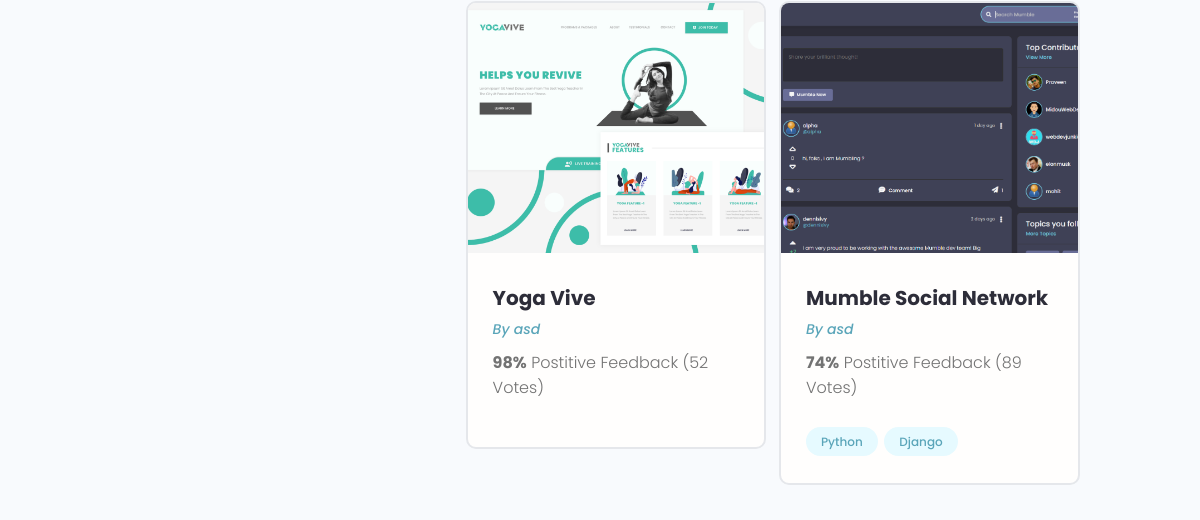
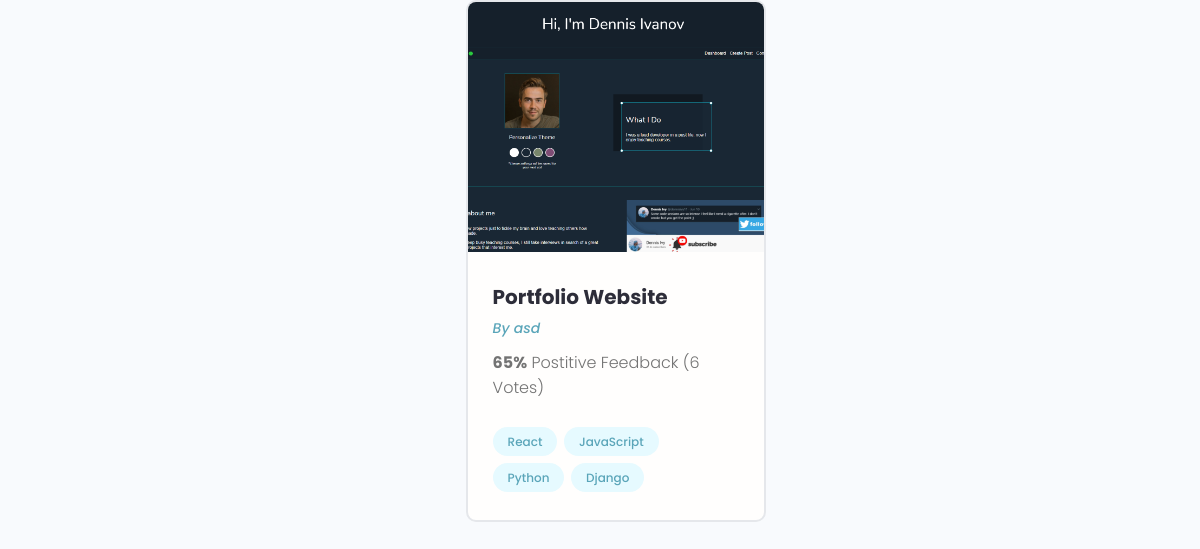
The page /profile/e5886959-0f18-46dd-ba18-6c4914ac4a75/ (lower part) on the database as committed earlier (2 pictures, top to bottom).
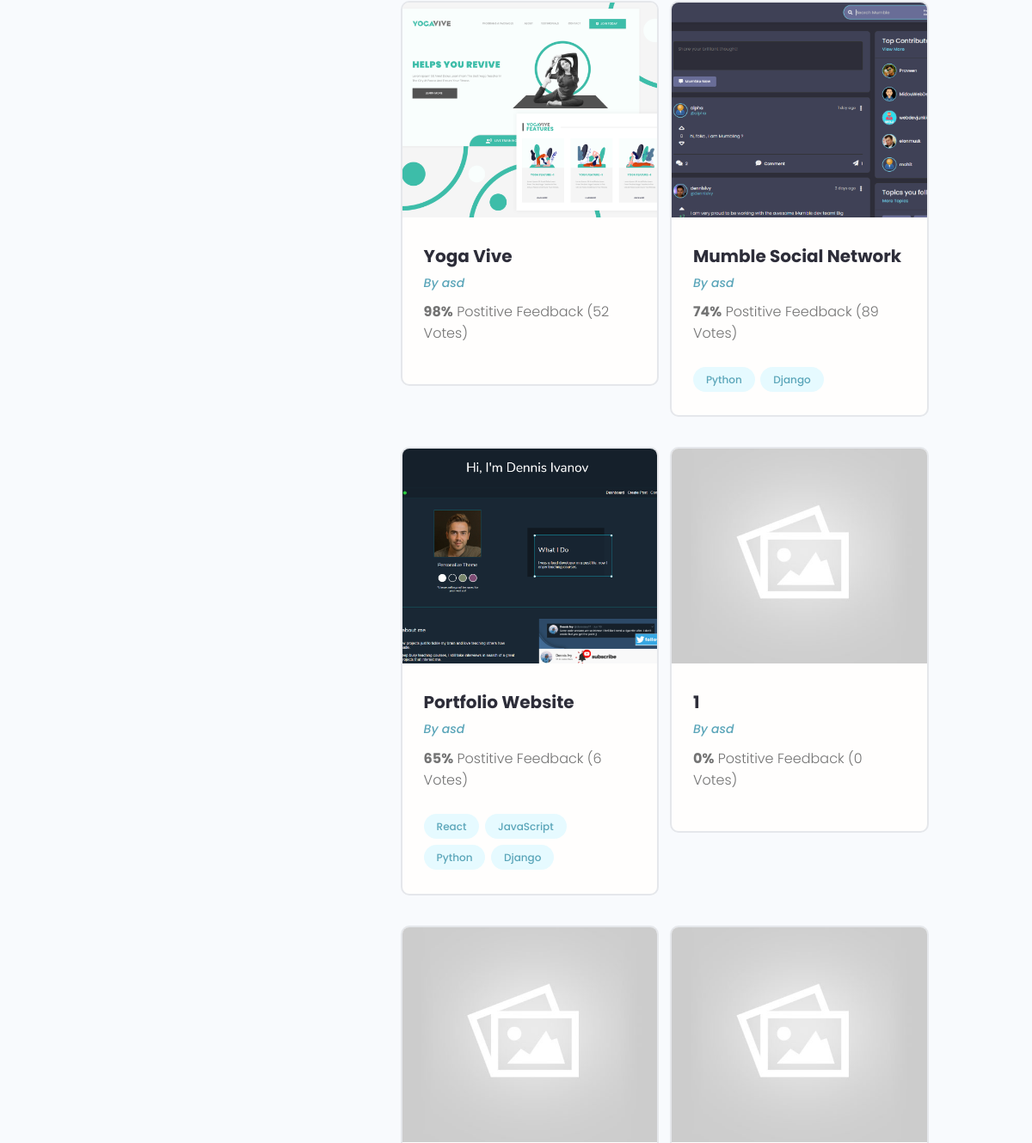
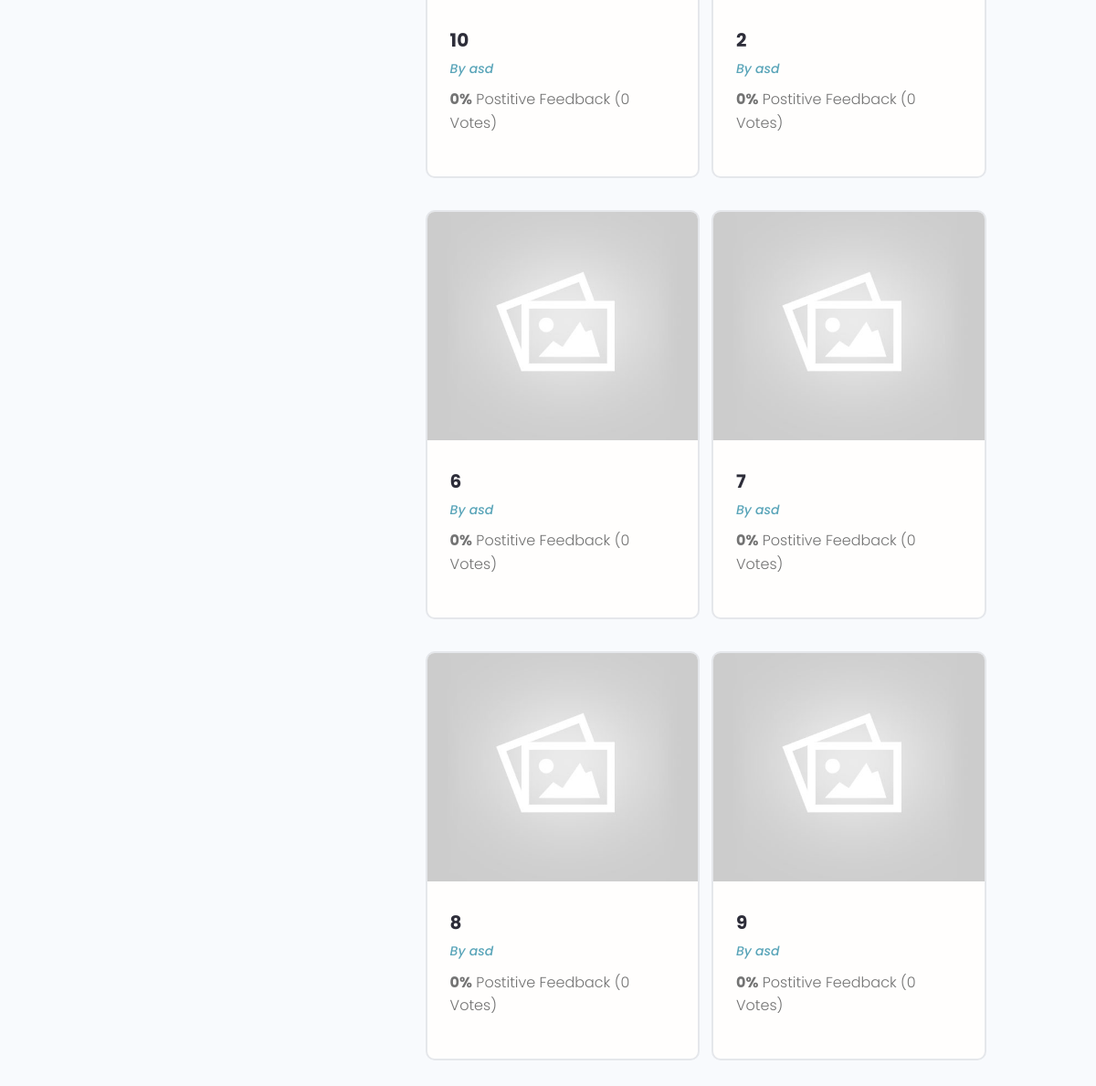
The same page on the database as committed later (2 pictures, top to bottom).
### projects/models.py (models this page shows, shortened)
class Project(models.Model):
    owner = models.ForeignKey(Profile, null=True, blank=True, on_delete=models.CASCADE)
    title = models.CharField(max_length=200)
    description = models.TextField(null=True, blank=True)
    featured_image = models.ImageField(null=True, blank=True, default='default.jpg')
    demo_link = models.CharField(max_length=2000, null=True, blank=True)
    source_link = models.CharField(max_length=2000, null=True, blank=True)
    tags = models.ManyToManyField('Tag', blank=True)
    vote_total = models.IntegerField(default=0, null=True, blank=True)
    vote_ratio = models.IntegerField(default=0, null=True, blank=True)
    create = models.DateTimeField(auto_now_add=True)
    id = models.UUIDField(default=uuid.uuid4, unique=True, primary_key=True, editable=False)
    class Meta:
        ordering = ['-vote_ratio', '-vote_total', 'title']

class Tag(models.Model):
    name = models.CharField(max_length=200)
    create = models.DateTimeField(auto_now_add=True)
    id = models.UUIDField(default=uuid.uuid4, unique=True, primary_key=True, editable=False)
    def __str__(self):
        return self.name

### users/models.py (models this page shows, shortened)
class Profile(models.Model):
    user = models.OneToOneField(User, on_delete=models.CASCADE, null=True, blank=True)
    name = models.CharField(max_length=200, null=True, blank=True)
    email = models.EmailField(max_length=500, null=True, blank=True)
    username = models.CharField(max_length=200, null=True, blank=True)
    location = models.CharField(max_length=200, null=True, blank=True)
    short_intro = models.CharField(max_length=200, null=True, blank=True)
    bio = models.TextField(null=True, blank=True)
    profile_image = models.ImageField(
        null=True, blank=True, upload_to='profiles/', default='profiles/user-default.png')
    social_github = models.CharField(max_length=200, null=True, blank=True)
    social_twitter = models.CharField(max_length=200, null=True, blank=True)
    social_linkein = models.CharField(max_length=200, null=True, blank=True)
    social_youtube = models.CharField(max_length=200, null=True, blank=True)
    social_website = models.CharField(max_length=200, null=True, blank=True)
    created = models.DateTimeField(auto_now_add=True)
    id = models.UUIDField(default=uuid4, unique=True, primary_key=True, editable=False)

### users/views.py (the view)
# urls.py: path('profile/<str:pk>/', user_profile, name='user-profile'),
def user_profile(request, pk):
    profile = Profile.objects.get(id=pk)
    top_skills = profile.skill_set.exclude(description__exact='')
    other_skills = profile.skill_set.filter(description='')
    context = {
        'profile':profile,
        'top_skills':top_skills,
        'other_skills':other_skills,
        }
    return render(request, 'users/user-profile.html', context)

### users/templates/users/user-profile.html (shortened to what this page needs)
{% extends 'main.html' %}
{% block content %}
<main class="profile my-md">
    <div class="container">
        <div class="layout">
            <div class="column column--1of3">
            </div>
            <div class="column column--2of3">
                <div class="devInfo">
                    <div class="grid grid--two">
                        {% for project in profile.project_set.all %}
                        <div class="column">
                            <div class="card project">
                                <a href="{% url 'project' pk=project.id %}" class="project">
                                    <img class="project__thumbnail" src="{{project.featured_image.url}}"
                                        alt="project thumbnail" />
                                    <div class="card__body">
                                        <h3 class="project__title">{{project.title}}</h3>
                                        <p>
                                            <a class="project__author"
                                                href="{% url 'user-profile' pk=project.owner.id %}">
                                                By {{project.owner.name}}
                                            </a>
                                        </p>
                                        <p class="project--rating">
                                            <span style="font-weight: bold;">{{project.vote_ratio}}%</span> Postitive
                                            Feedback ({{project.vote_total}} Vote{{project.vote_total|pluralize:'s'}})
                                        </p>
                                        <div class="project__tags">
                                            {% for tag in project.tags.all %}
                                            <span class="tag tag--pill tag--main">
                                                <small>{{tag}}</small>
                                            </span>
                                            {% endfor %}
                                        </div>
                                    </div>
                                </a>
                            </div>
                        </div>
                        {% endfor %}
                    </div>
                </div>
            </div>
        </div>
    </div>
</main>
{% endblock %}

### templates/main.html (shortened to what this page needs)
<!DOCTYPE html>
{% load static %}
<html lang="en">
<head>
    <link rel="stylesheet" href="https://cdn.iconmonstr.com/1.3.0/css/iconmonstr-iconic-font.min.css" />
    <link rel="stylesheet" href="{% static 'uikit/styles/uikit.css' %}" />
    <link rel="stylesheet" href="{% static 'styles/app.css' %}" />
</head>
<body>
    {% block content %}
    {% endblock content %}
</body>
</html>

### templates/navbar.html (shortened to what this page needs)
{% load static %}

### static/styles/app.css (style rules this page uses)
:root { --color-sub: #2d2d39; }
.card { border: 2px solid var(--color-light); }
img { width: 100%; }
.devInfo { margin-bottom: 3rem; }
.project__author { font-size: 1.4rem; font-style: italic; }
.project--rating { margin-bottom: 1.6em; margin-top: .5em; }
.project__thumbnail { height: 25rem; object-fit: cover; object-position: top center; }
.project__title { font-size: 2rem; font-weight: 700; color: var(--color-sub); }

### static/uikit/styles/modules/_variables.css (style rules this page uses)
:root { --color-main: #5aa5b9; --color-main-light: #e6faff; --color-sub: #3f4156; --color-sub-light: #51546e; --color-sub-lighter: #ededfd; --color-text: #737373; --color-gray: #8b8b8b; --color-light: #e5e7eb; --color-light-gray: #767676; --color-bg: #f8fafd; --color-white: #fffefd; --color-white-light: #f3f3f3; --color-success: #359e64; --color-success-bg: #def8e8; --color-error: #fc4b0b; --color-error-bg: #fff2ee; --font-base: 'Poppins', arial, helvetica, 'Segoe UI', roboto, ubuntu, sans-serif; --font-monospace: 'Fira Code', 'Courier New', courier, monospace; --font-regular: 300; --font-medium: 500; --font-bold: 700; --generic-shadow: 1px 1px 5px #00000010; --generic-transition: all 0.3s ease-in-out; }

### static/uikit/styles/modules/_base.css (style rules this page uses)
* { margin: 0; padding: 0; box-sizing: border-box; text-rendering: optimizeLegibility; color: inherit; font-size: inherit; }
html { font-size: 50%; }
@media only screen and (min-width: 480px) { html { font-size: 56.25%; } }
@media only screen and (min-width: 1200px) { html { font-size: 62.5%; } }
body { line-height: 1.6; font-weight: 400; font-size: 1.5rem; color: var(--color-text); background-color: var(--color-bg); min-height: 100vh; }

### static/uikit/styles/modules/_typography.css (style rules this page uses)
* { font-family: var(--font-base); }
h3 { font-size: 3.2rem; font-weight: var(--font-medium); }
p, span, strong { font-size: 1.6rem; color: var(--color-text); font-weight: var(--font-regular); }
a { padding-bottom: 2px; text-decoration: none; display: inline-block; color: var(--color-main); font-weight: var(--font-medium); }

### static/uikit/styles/modules/_utilities.css (style rules this page uses)
.container { width: 92%; max-width: 165rem; margin: 0 auto; box-sizing: border-box; }
@media screen and (min-width: 1000px) { .container { width: 90%; } }
@media screen and (min-width: 1200px) { .container { width: 80%; } }
.my-md { margin: 3rem auto; }

### static/uikit/styles/modules/_card.css (style rules this page uses)
.card { border-radius: 1rem; background-color: var(--color-white); border: 1.5px solid var(--color-light); width: auto; height: auto; margin-top: 0.5rem; margin-bottom: 0.5rem; overflow: hidden; }
.card__body, .card__header { padding: 2rem 2.5rem; }

### static/uikit/styles/modules/_tag.css (style rules this page uses)
.tag { display: inline-flex; align-items: center; background-color: var(--color-sub); height: -webkit-fit-content; height: -moz-fit-content; height: fit-content; width: -webkit-fit-content; width: -moz-fit-content; width: fit-content; border-radius: 0.5rem; padding: 0.5rem 1.5rem; font-size: 1.2rem; cursor: pointer; }
.tag:not(:last-child) { margin-right: 0.25rem; margin-bottom: 0.75rem; }
.tag > small { color: var(--color-white); }
.tag--pill { border-radius: 5rem; }
.tag--main, .tag--main > small { background: var(--color-main-light); color: var(--color-main); font-weight: 500; }

### static/uikit/styles/modules/_grid.css (style rules this page uses)
.grid { display: flex; flex-wrap: wrap; justify-content: flex-start; align-items: stretch; }
.grid > .column { min-width: 28rem; margin-bottom: 2.5rem; }
.grid--two > .column { flex-basis: 100%; }
@media screen and (min-width: 800px) { .grid--two { margin-right: -2%; } }
@media screen and (min-width: 800px) { .grid--two > .column { margin-right: 2%; } }
@media screen and (min-width: 800px) { .grid--two > .column { flex-basis: 48%; } }

### static/uikit/styles/modules/_layout.css (style rules this page uses)
.layout { display: flex; flex-flow: row wrap; justify-content: space-between; }
.layout > .column { margin-bottom: 3rem; }
.layout > .column.column--1of3 { flex-basis: 30%; }
.layout > .column.column--2of3 { flex-basis: 64%; }

Rows that differ between the two databases and show on the page:
added Project: featured_image (placeholder picture), title "1", owner.name "asd", vote_ratio "0", vote_total "0"
added Project: featured_image (placeholder picture), title "10", owner.name "asd", vote_ratio "0", vote_total "0"
added Project: featured_image (placeholder picture), title "2", owner.name "asd", vote_ratio "0", vote_total "0"
added Project: featured_image (placeholder picture), title "6", owner.name "asd", vote_ratio "0", vote_total "0"
added Project: featured_image (placeholder picture), title "7", owner.name "asd", vote_ratio "0", vote_total "0"
added Project: featured_image (placeholder picture), title "8", owner.name "asd", vote_ratio "0", vote_total "0"
added Project: featured_image (placeholder picture), title "9", owner.name "asd", vote_ratio "0", vote_total "0"
